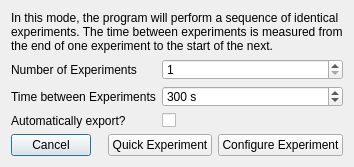
<?xml version="1.0" encoding="UTF-8"?>
<ui version="4.0">
 <class>BatchSequenceDialog</class>
 <widget class="QDialog" name="BatchSequenceDialog">
  <property name="geometry">
   <rect>
    <x>0</x>
    <y>0</y>
    <width>354</width>
    <height>167</height>
   </rect>
  </property>
  <property name="windowTitle">
   <string>Experiment Sequence Setup</string>
  </property>
  <property name="windowIcon">
   <iconset resource="resources.qrc">
    <normaloff>:/icons/bc.png</normaloff>:/icons/bc.png</iconset>
  </property>
  <layout class="QVBoxLayout" name="verticalLayout" stretch="0,1,0">
   <item>
    <widget class="QLabel" name="label">
     <property name="text">
      <string>In this mode, the program will perform a sequence of identical experiments. The time between experiments is measured from the end of one experiment to the start of the next.</string>
     </property>
     <property name="wordWrap">
      <bool>true</bool>
     </property>
    </widget>
   </item>
   <item>
    <layout class="QFormLayout" name="formLayout">
     <item row="0" column="0">
      <widget class="QLabel" name="numberOfExperimentsLabel">
       <property name="text">
        <string>Number of Experiments</string>
       </property>
      </widget>
     </item>
     <item row="0" column="1">
      <widget class="QSpinBox" name="numberOfExperimentsSpinBox">
       <property name="minimum">
        <number>1</number>
       </property>
       <property name="maximum">
        <number>1000</number>
       </property>
      </widget>
     </item>
     <item row="1" column="0">
      <widget class="QLabel" name="timeBetweenExperimentsLabel">
       <property name="text">
        <string>Time between Experiments</string>
       </property>
      </widget>
     </item>
     <item row="1" column="1">
      <widget class="QSpinBox" name="timeBetweenExperimentsSpinBox">
       <property name="suffix">
        <string> s</string>
       </property>
       <property name="maximum">
        <number>1000000000</number>
       </property>
       <property name="singleStep">
        <number>60</number>
       </property>
       <property name="value">
        <number>300</number>
       </property>
      </widget>
     </item>
     <item row="2" column="0">
      <widget class="QLabel" name="automaticallyExportLabel">
       <property name="text">
        <string>Automatically export?</string>
       </property>
      </widget>
     </item>
     <item row="2" column="1">
      <widget class="QCheckBox" name="automaticallyExportCheckBox"/>
     </item>
    </layout>
   </item>
   <item>
    <layout class="QHBoxLayout" name="horizontalLayout">
     <item>
      <widget class="QPushButton" name="cancelButton">
       <property name="text">
        <string>Cancel</string>
       </property>
       <property name="icon">
        <iconset resource="resources.qrc">
         <normaloff>:/icons/abort.png</normaloff>:/icons/abort.png</iconset>
       </property>
       <property name="iconSize">
        <size>
         <width>15</width>
         <height>15</height>
        </size>
       </property>
      </widget>
     </item>
     <item>
      <spacer name="horizontalSpacer">
       <property name="orientation">
        <enum>Qt::Horizontal</enum>
       </property>
       <property name="sizeHint" stdset="0">
        <size>
         <width>40</width>
         <height>20</height>
        </size>
       </property>
      </spacer>
     </item>
     <item>
      <widget class="QPushButton" name="quickButton">
       <property name="text">
        <string>Quick Experiment</string>
       </property>
       <property name="icon">
        <iconset resource="resources.qrc">
         <normaloff>:/icons/quickexpt.png</normaloff>:/icons/quickexpt.png</iconset>
       </property>
       <property name="iconSize">
        <size>
         <width>15</width>
         <height>15</height>
        </size>
       </property>
      </widget>
     </item>
     <item>
      <widget class="QPushButton" name="configureButton">
       <property name="text">
        <string>Configure Experiment</string>
       </property>
       <property name="icon">
        <iconset resource="resources.qrc">
         <normaloff>:/icons/configure.png</normaloff>:/icons/configure.png</iconset>
       </property>
       <property name="iconSize">
        <size>
         <width>15</width>
         <height>15</height>
        </size>
       </property>
      </widget>
     </item>
    </layout>
   </item>
  </layout>
 </widget>
 <resources>
  <include location="resources.qrc"/>
 </resources>
 <connections/>
</ui>
